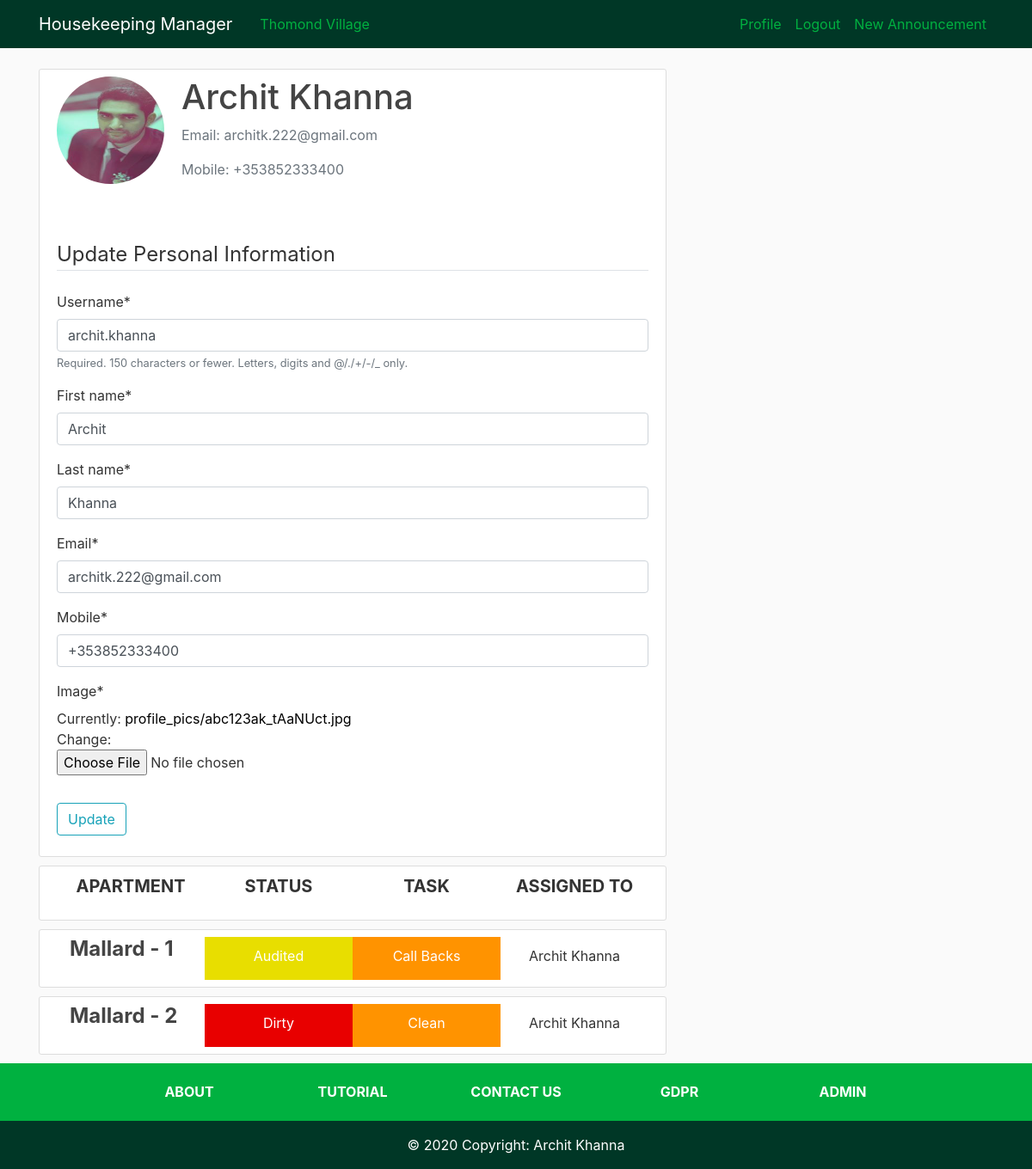
The app's page /profile/ (signed in), older data.
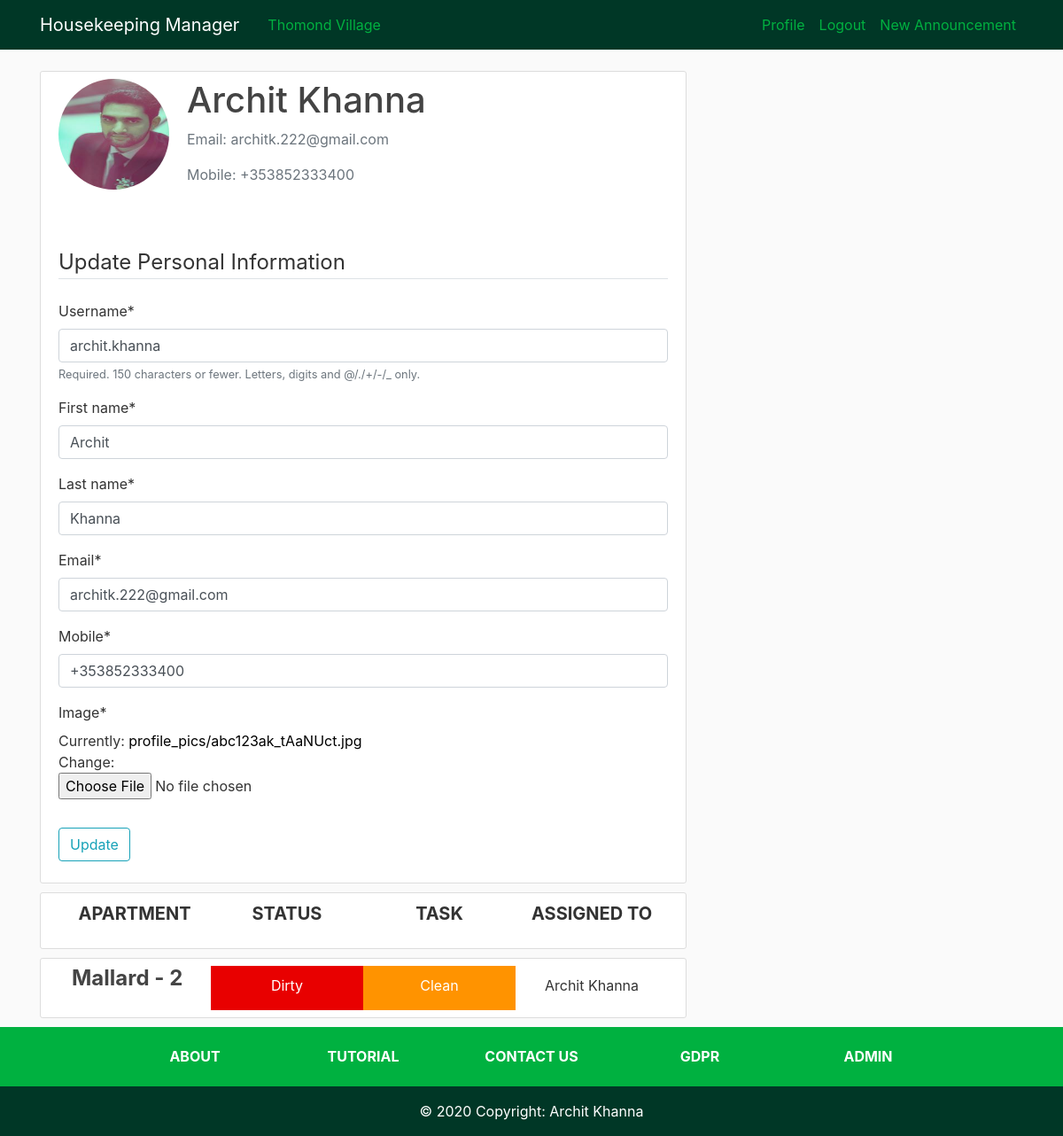
The same page, newer data.
### HKmanager/models.py (models this page shows, shortened)
class apartment(models.Model):
    number = models.IntegerField(unique=True, null=False, blank=False)
    rooms = models.ForeignKey(numberOfRooms, on_delete=models.DO_NOTHING, null=False, blank=False, default=0)
    block = models.ForeignKey(block, on_delete=models.DO_NOTHING, null=False, blank=False)
    status = models.ForeignKey(status, on_delete=models.DO_NOTHING, null=False, blank=False)
    task = models.ForeignKey(task, on_delete=models.DO_NOTHING, null=False, blank=False)
    assignee = models.ForeignKey(User, on_delete=models.DO_NOTHING)

class block(models.Model):
    name = models.CharField(max_length=50, null=False, blank=False)
    def __str__(self):
        return self.name

class status(models.Model):
    name = models.CharField(max_length=50, null=False, blank=False)
    def __str__(self):
        return self.name

class task(models.Model):
    name = models.CharField(max_length=50, null=False, blank=False)
    def __str__(self):
        return self.name

### users/views.py (the view)
# urls.py: path('profile/', user_views.profile, name='hk-user-profile'),
@login_required
def profile(request):
    if request.method == 'POST':
        user_form = UserUpdateForm(request.POST, instance=request.user)
        profile_form = ProfileUpdateForm(request.POST,
                                         request.FILES,
                                         instance=request.user.profile)
        if user_form.is_valid and profile_form.is_valid():
            user_form.save()
            profile_form.save()
            messages.success(request, f'Your personal information has been updated!')
            return redirect('hk-user-profile')
    else:
        user_form = UserUpdateForm(instance=request.user)
        profile_form = ProfileUpdateForm(instance=request.user.profile)
    context = {
        'title': 'Housekeeper - Profile',
        'apartments': apartment.objects.filter(assignee=request.user),
        'u_form': user_form,
        'p_form': profile_form,
    }
    return render(request, 'users/profile.html', context)

### users/forms.py
class UserUpdateForm(forms.ModelForm):
    first_name = forms.CharField(max_length=30)
    last_name = forms.CharField(max_length=30)
    email = forms.EmailField()
    class Meta:
        model = User
        fields = ['username','first_name','last_name','email']

class ProfileUpdateForm(forms.ModelForm):
   class Meta:
       model = Profile
       fields = ['mobile', 'image']

### users/templates/users/profile.html (shortened to what this page needs)
{% extends "HKmanager/base.html" %}
{% load crispy_forms_tags %}
{% block content %}
  <div class="content-section">
  <div class="media">
    <img class="rounded-circle account-img" src="{{ user.profile.image.url }}">
    <div class="media-body">
      <h2 class="account-heading">{{ user.first_name }} {{ user.last_name }}</h2>
      <p class="text-secondary">Email: {{ user.email }}</p>
      <p class="text-secondary">Mobile: {{ user.profile.mobile }}</p>
    </div>
  </div>
  <br>
  <br>
  <form method="POST" enctype="multipart/form-data">
    <fieldset class="form-group">
      <legend class="border-bottom mb-4">Update Personal Information</legend>
      {{ u_form|crispy }}
      {{ p_form|crispy }}
    </fieldset>
    <div class="form-group">
      <button class="btn btn-outline-info" type="submit" name="submit-button">Update</button>
    </div>
  </form>
</div>
<article class="media content-section">
  <div class="container">
    <div class="row">
      <div class="col-sm-3" style="text-align: center;">
        <p class="apartment-header">APARTMENT</p>
      </div>
      <div class="col-sm-3" style="text-align: center;">
        <p class="apartment-header">STATUS</p>
      </div>
      <div class="col-sm-3" style="text-align: center;">
        <p class="apartment-header">TASK<p>
      </div>
      <div class="col-sm-3" style="text-align: center;">
        <p class="apartment-header">ASSIGNED TO</p>
      </div>
    </div>
  </div>
</article>
{% for apt in apartments %}
  <article class="media content-section">
    <div class="container">
      <div class="row">
        <div class="col-sm-3">
          <h4><a class="article-title aligner-center" href="{% url 'hk-Apartment' apt.id %}">{{ apt.block }} - {{ apt.number }}</a></h4>
        </div>
        <div id="status {{apt.number}}" class="col-sm-3 text-white">
          <p class="article-content aligner-center">{{ apt.status }}</p>
        </div>
        <div id="task {{apt.number}}" class="col-sm-3 text-white">
          <p class="article-content aligner-center">{{ apt.task }}</p>
        </div>
        <div class="col-sm-3">
          <p class="article-content aligner-center">{{ apt.assignee.first_name }} {{ apt.assignee.last_name }}</p>
        </div>
      </div>
    </div>
  </article>
{% endfor %}
{% endblock content %}

Row changes from the older to the newer data that the page shows:
no longer on this page (row edited): apartment: block "Mallard", number "1", status "Audited", task "Call Backs", assignee.first_name "Archit", assignee.last_name "Khanna"
